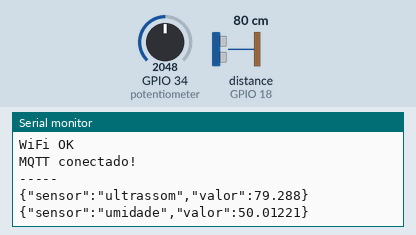
Simulated run of this sketch. Board: ESP32. On the bench: the last lines printed to the serial monitor. Wiring (from diagram.json): ultrasonic range finder: trigger GPIO 5; echo GPIO 18. The test bench sets the inputs (shaded band); at power-on: distance to the obstacle (sensor on GPIO 18) 80 cm, GPIO 34 (potentiometer) = 2048. The echo pulse lasts 58.3 µs per cm; WiFi joins after 1.5 s; servers stay silent unless stated; no MQTT or app messages arrive unless stated.

Above: at 2.7 s.
2.8 s: distance to the obstacle (sensor on GPIO 18) set to 2 cm
At 3.9 s:
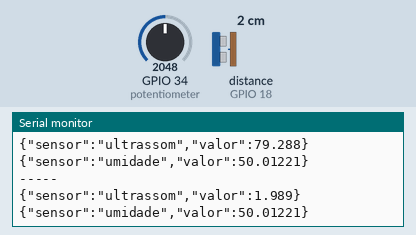
5.5 s: GPIO 34 (potentiometer) set to 2866
At 6.8 s:
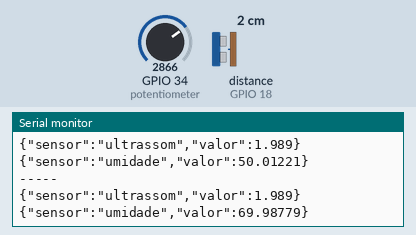
8.2 s: distance to the obstacle (sensor on GPIO 18) set to 4 cm
At 10.1 s:
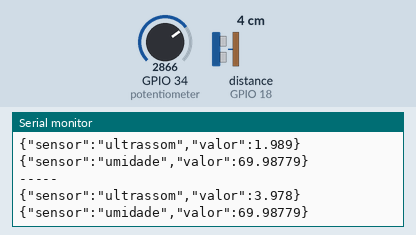
10.9 s: GPIO 34 (potentiometer) set to 3603
At 13.0 s:
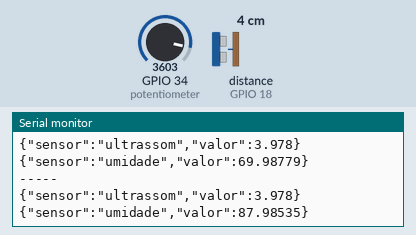
13.6 s: distance to the obstacle (sensor on GPIO 18) set to 203 cm
At 16.7 s:
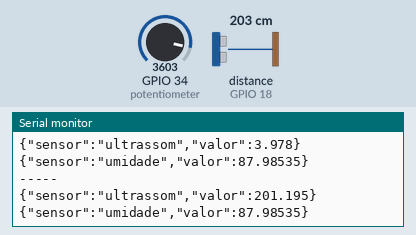
19.6 s: distance to the obstacle (sensor on GPIO 18) set to 2 cm
At 20.4 s:
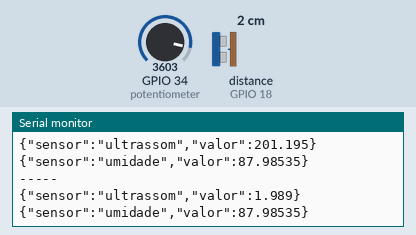
Timing chart, 0 to 22.6 s (numbered marks = the images above; inputs shaded):
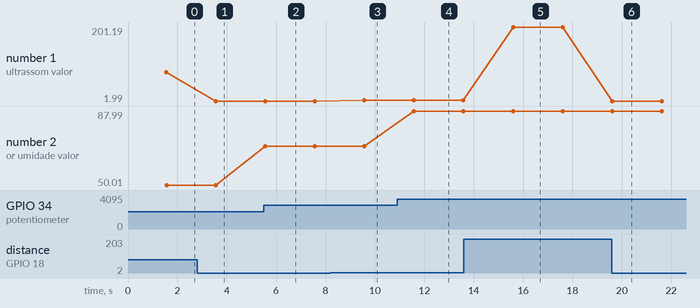

The sketch:

sketch.ino
```cpp
#include <WiFi.h>
#include <WiFiClientSecure.h>
#include <PubSubClient.h>
#include <ArduinoJson.h>

const char* ssid     = "Wokwi-GUEST";
const char* password = "";

const char* mqtt_server = "3c63db4cbaf348a08ce33fae7f1aea6f.s1.eu.hivemq.cloud"; // ← sem http://
const int   mqtt_port   = 8883;
const char* mqtt_user   = "Wokwi-GUEST";
const char* mqtt_pass   = "Moises12@";

const char* topic_ultra   = "grama/sensor/ultrassom";
const char* topic_umidade = "grama/sensor/umidade";

WiFiClientSecure espClient;
PubSubClient client(espClient);

void setup_wifi() {
  WiFi.begin(ssid, password);
  while (WiFi.status() != WL_CONNECTED) {
    delay(500);
  }
  Serial.println("WiFi OK");
}

void reconnect() {
  while (!client.connected()) {

    if (client.connect("ESP32_Simulador", mqtt_user, mqtt_pass)) {
      Serial.println("MQTT conectado!");
    } else {
      Serial.print("Falha, rc=");
      Serial.println(client.state());
      delay(2000);
    }
  }
}

float lerUltrassom() {
  digitalWrite(5, LOW);
  delayMicroseconds(2);
  digitalWrite(5, HIGH);
  delayMicroseconds(10);
  digitalWrite(5, LOW);
  long duracao = pulseIn(18, HIGH, 30000);
  return duracao * 0.034 / 2;
}

float lerUmidade() {
  int valor = analogRead(34);
  return (valor / 4095.0) * 100.0;
}

void setup() {
  Serial.begin(115200);
  pinMode(5, OUTPUT);
  pinMode(18, INPUT);

  setup_wifi();

  espClient.setInsecure();
  client.setServer(mqtt_server, mqtt_port);
}

void loop() {
  if (!client.connected()) reconnect();
  client.loop();

  float distancia = lerUltrassom();
  float umidade   = lerUmidade();

  StaticJsonDocument<200> doc1;
  doc1["sensor"] = "ultrassom";
  doc1["valor"]  = distancia;
  char buffer1[200];
  serializeJson(doc1, buffer1);

  StaticJsonDocument<200> doc2;
  doc2["sensor"] = "umidade";
  doc2["valor"]  = umidade;
  char buffer2[200];
  serializeJson(doc2, buffer2);

  client.publish(topic_ultra,   buffer1);
  client.publish(topic_umidade, buffer2);

  Serial.println("-----");
  Serial.println(buffer1);
  Serial.println(buffer2);

  delay(2000);
}
```

Measured:
- after the input at 2.8 s, the serial monitor: prints a new line after 0.76 s (image 1)
- after the input at 5.5 s, the serial monitor: prints a new line after 0.07 s (image 2)
- after the input at 8.2 s, the serial monitor: prints a new line after 1.4 s (image 3)
- after the input at 10.9 s, the serial monitor: prints a new line after 0.68 s (image 4)
- after the input at 13.6 s, the serial monitor: prints a new line after 2.0 s (image 5)
- after the input at 19.6 s, the serial monitor: prints a new line at once (image 6)
- plotted number 1: 79.29 → 1.99 after the input at 2.8 s, 1.99 → 3.98 after the input at 8.2 s, 3.98 → 201.19 after the input at 13.6 s, 201.19 → 1.99 after the input at 19.6 s
- plotted number 2: 50.01 → 69.99 after the input at 5.5 s, 69.99 → 87.99 after the input at 10.9 s
